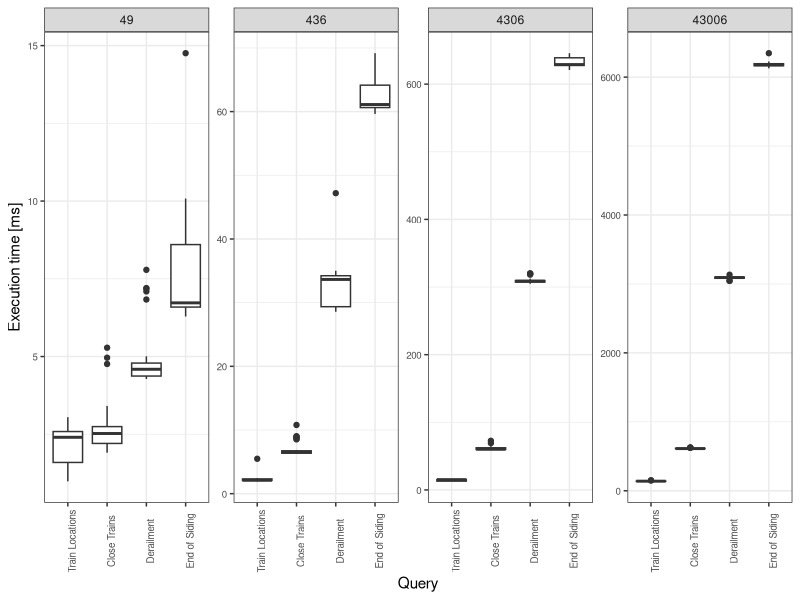
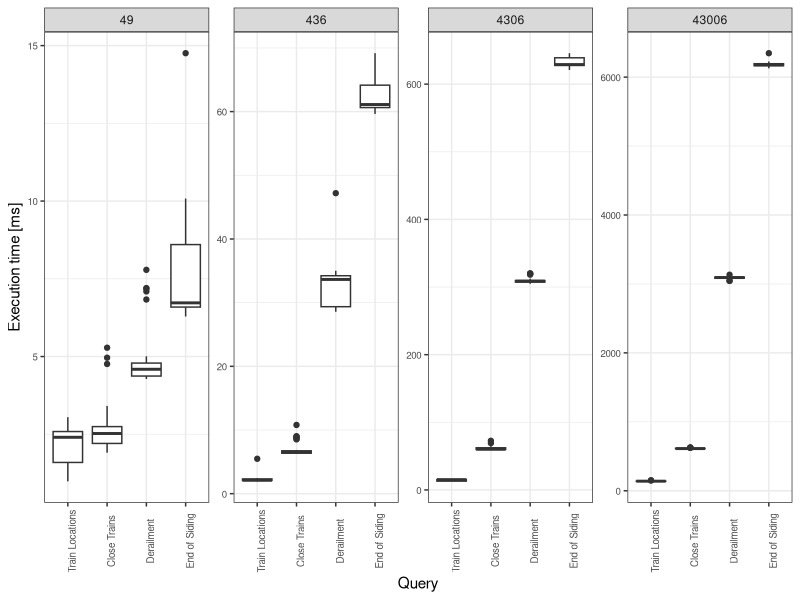

Write R code to recreate these figures, in order.
library(tidyverse)

wide <- read_csv("local-bbb-runtimes.csv")
long <-
  gather(wide, run, time,-c(query, allocation, size, elements))

long$query = factor(long$query,
                    levels = c("Train Locations", "Close Trains", "Derailment", "End of Siding"))

#convert to ms from the original s
long$time = long$time*1000

exectimes = ggplot(long) +
  geom_boxplot(aes_string(x = "query", y = "time")) +
  facet_wrap(facets = long$elements,
             scale = "free_y",
             ncol = 4) +
  xlab("Query") +
  ylab("Execution time [ms]") +
  theme_bw() +
  theme(axis.text = element_text(size = 7),
        axis.text.x = element_text(angle = 90))

exectimes

ggsave(
  plot = exectimes,
  file = "modes-execution-times-plot.pdf",
  width = 200,
  height = 70,
  units = "mm"
)
